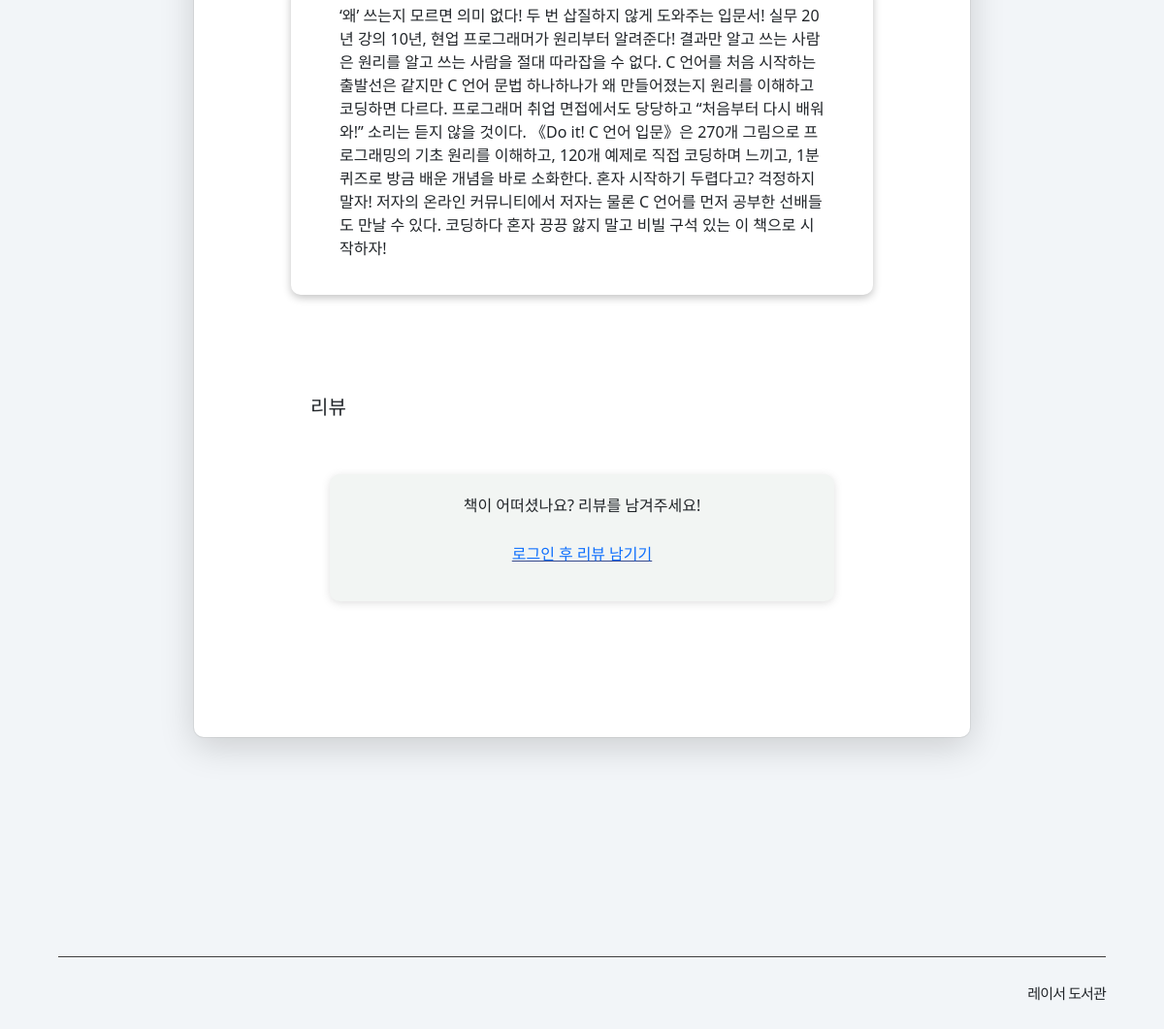
Page /detail/2 (lower part) on the earlier database version.
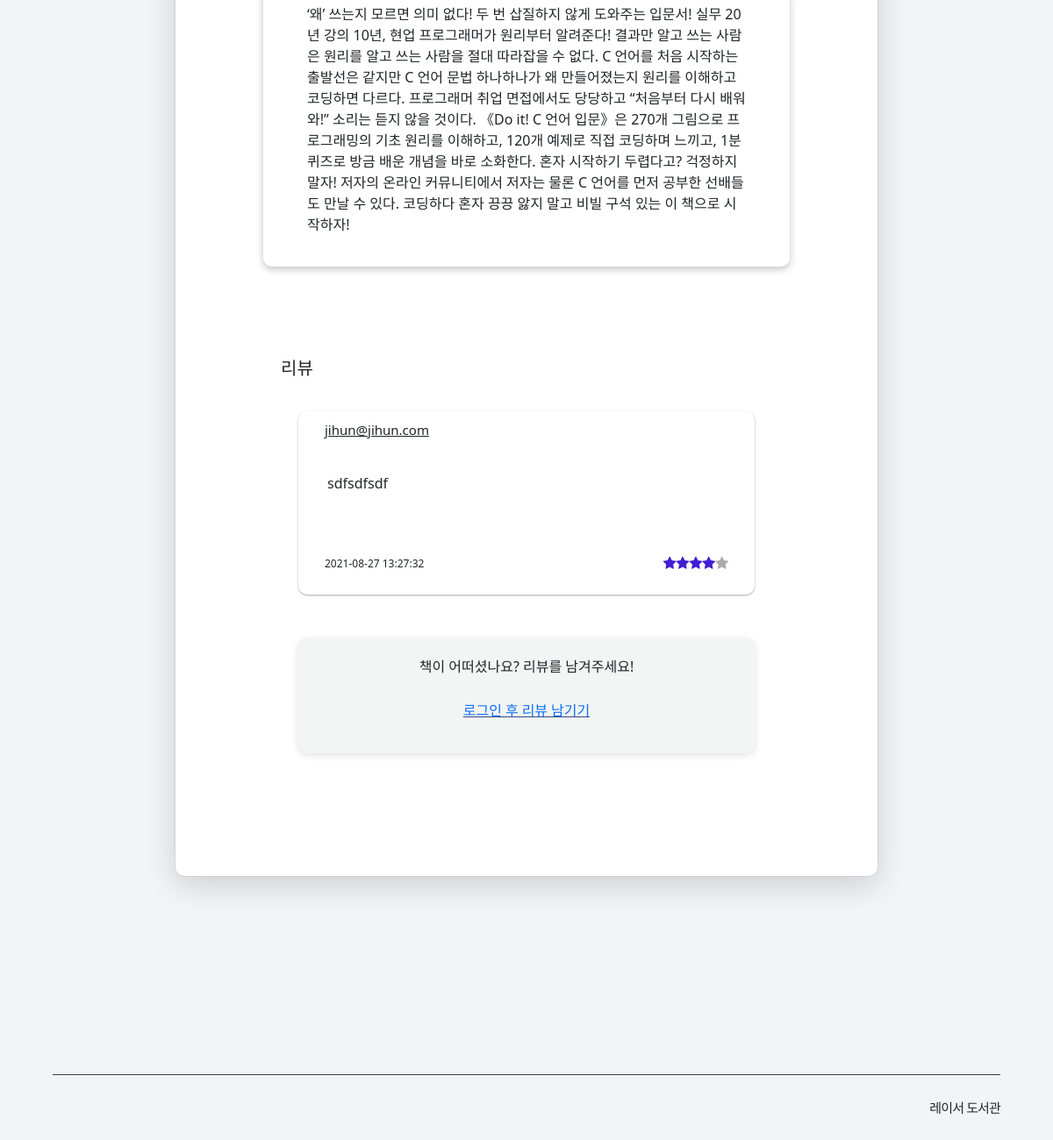
Same page on the later database version.
### elice_library/models.py (models this page shows, shortened)
class Comment(db.Model):
    __tablename__ = 'comment'
    comment_id = db.Column(db.Integer, nullable=False,
                           primary_key=True, autoincrement=True)
    book_id = db.Column(db.Integer, db.ForeignKey(
        'book.book_id', ondelete='CASCADE'), nullable=False)
    user_id = db.Column(db.String(150), db.ForeignKey(
        'user.user_id', ondelete='CASCADE'), nullable=False)
    content = db.Column(db.Text(), nullable=False)
    rating = db.Column(db.Integer, nullable=False)
    created_at = db.Column(
        db.DateTime, default=datetime.utcnow(), nullable=False)
    modified_at = db.Column(
        db.DateTime, default=datetime.utcnow(), nullable=False)
    book = db.relationship('Book', backref=db.backref(
        'comment_set'))
    user = db.relationship('User', backref=db.backref(
        'comment_set'))

### elice_library/views/main_view.py (the view)
@bp.route('/detail/<int:book_id>', methods=['GET'])
def detail(book_id):
    comment_list = Comment.query.filter_by(
        book_id=book_id).order_by(Comment.created_at.desc())
    book = Book.query.filter_by(book_id=book_id).first()
    created_times = []
    for comment in comment_list:
        created_time = comment.created_at
        created_times.append(created_time.astimezone(
            pytz.timezone("Asia/Seoul")))
    comment_list = comment_list.all()
    return render_template('books/book_detail.html', book=book, comment_list=comment_list, created_times=created_times)

### elice_library/views/auth_view.py (called while the page is built)
@bp.before_app_request
def load_logged_in_user():
    user_id = session.get('user_id')
    if user_id is None:
        g.user = None
    else:
        g.user = User.query.get(user_id)

### elice_library/templates/books/book_detail.html (shortened to what this page needs)
{% extends './base.html' %}
{% block style %}
    <link rel="stylesheet" type="text/css" href="{{ url_for('static', filename='css/book_detail.css') }}" />
{% endblock style %}
{% block content %}
<div class="detail-container">
    <div class="desc-box">
        <p>{{book.description}}</p>
    </div>
    <p class="desc">리뷰</p>
    <div class="comment-container">
        {% if comment_list %}
        {% for i in range(comment_list|length) %}
        <div class="comment-box">
            <div class="comment-header">
                <p class="comment-user">{{comment_list[i].user_id}}</p>
            </div>
            <div class="comment-content-box">
                <p class="comment-content">{{comment_list[i].content}}</p>
            </div>
            <div class="comment-footer">
                <p class="comment-date">
                    {{created_times[i].strftime('%Y-%m-%d %H:%M:%S')}}</p>
                <div id="comment-rating" class="rating-result" data="{{comment_list[i].rating}}">
                    {% for i in range(comment_list[i].rating) %}
                    <span class="fa fa-star checked"></span>
                    {% endfor %}
                    {% for i in range(5 - (comment_list[i].rating)) %}
                    <span class="fa fa-star"></span>
                    {% endfor %}
                </div>
            </div>
        </div>
        {% endfor %}
        {% endif %}
    </div>
        {% if g.user %}
        <div class="comment-create">
            <form action="{{ url_for('main.create_comment', book_id=book.book_id)}}" method="post">
                <textarea id='comment-content' class="comment-create-content" rows="3" name="content"
                    placeholder="리뷰를 작성하세요!"></textarea>
                <div class="comment-create-footer">
                    <div class="rating">
                        <input type="radio" name="rating" id="rating-5" value="5">
                        <label for="rating-5"></label>
                        <input type="radio" name="rating" id="rating-4" value="4">
                        <label for="rating-4"></label>
                        <input type="radio" name="rating" id="rating-3" value="3">
                        <label for="rating-3"></label>
                        <input type="radio" name="rating" id="rating-2" value="2">
                        <label for="rating-2"></label>
                        <input type="radio" name="rating" id="rating-1" value="1">
                        <label for="rating-1"></label>
                    </div>
                    <button type="submit" class="create-comment-btn">
                        등록하기
                    </button>
                </div>
            </form>
        </div>
        {% else %}
        <div class="no-reviews">
            <p>책이 어떠셨나요? 리뷰를 남겨주세요!</p>
            <a href="{{ url_for('auth.login') }}">
                <p class="login-for-review">로그인 후 리뷰 남기기
            </a>
        </div>
        {% endif %}
    </div>
</div>
{% endblock content %}

Differences in the rows shown:
added Comment: user "jihun@jihun.com", content "sdfsdfsdf", rating 4 (drawn)
Other differences:
new list line: "2021-08-27 13:27:32"
